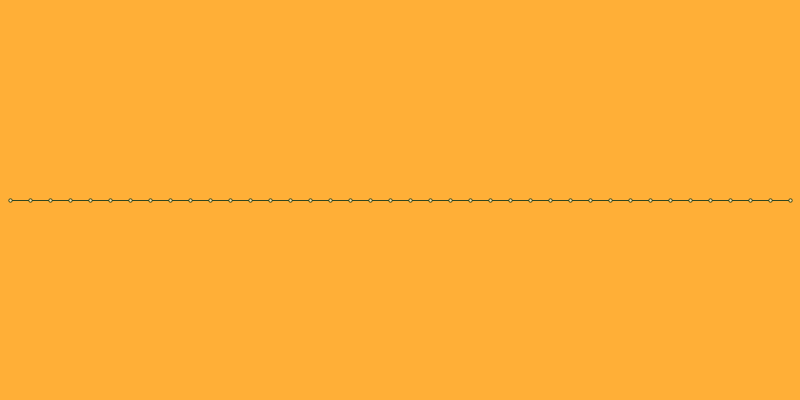
Frame 1 (no input)
Frame 60 (the mouse pressed at the canvas centre just before this capture): identical to frame 1, image omitted
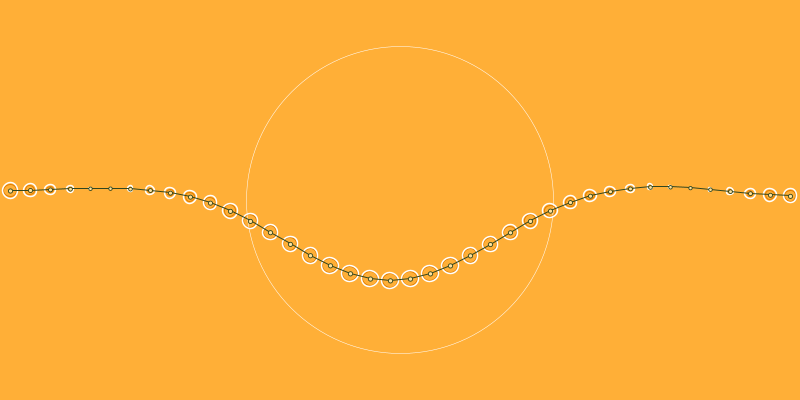
Frame 120 (the mouse held since frame 60 and released just before this capture)

The Processing sketch that drew these frames (run headless with seeded random() and noise(); from frame 60 on, the mouse is pressed at the canvas centre):

// Processing sketch: Wave2
// ── Wave2.pde
///////////////////////////////////
int   push = 0, md = 11, area = 3, sz, ly, dst = 20, hdst = dst / 2;
float lev = 0, k1 = 0.05, k2 = 0.05, foff = 0.98, st = 5, md1 = md - 1;
float[] value, speed;

///////////////////////////////////
void setup()
{ 
  size(800, 400); frameRate(30); cursor(CROSS);
  sz = width / dst; ly = height / 2; 
  value = new float[sz]; speed = new float[sz];
  for (int i = 0; i < sz; i++) value[i] = speed[i] = 0;
}

///////////////////////////////////
float herm(float t) { return t * t * (3 - 2 * t); }

void falloff(color c, int a) { fill(c, a); pushStyle(); noStroke(); rect(0, 0, width, height); popStyle(); }

///////////////////////////////////
void draw()
{   
  float v, x, y, px = 0, py = 0, m, r, r2;
  int i, j, ix, i2;
  background(255, 175, 55);
  for (i = 0; i < sz; i++)                                           // расчет взаимного влияния и приближения к общему уровню: 
  { speed[i] -= k1 * ((v = value[i]) - lev);                         // приближение к уровню
    for (j = 1; j <= area; j++)                                      // влияние соседей с глубиной просчета - area
    speed[i] += k2 * (value[max(i - j, 0)] + value[min(i + j, sz - 1)] - 2 * v) / j;
  }
  if (mousePressed)                                                  // расчет толчка кликом мыши
  { ix = (constrain(mouseX, 0, width - 1) - hdst) / dst; 
    if (mouseY > ly) m = st; else m = - st; 
    speed[ix] += m; 
    for (i = 1; i < md; i++)
    { i2 = ix - i; if (i2 >= 0) speed[i2] += m * herm((md1 - i) / md1);
      i2 = ix + i; if (i2 < sz) speed[i2] += m * herm((md1 - i) / md1);
    }
    if (push == 0) push = 10;
  }
  if (push > 0)                                                      // украшательства действия толчка
  { noFill(); stroke(255, 255, 255, 255); strokeWeight(push * 0.5);
    float p = (15 - push) * 1.25;
    p *= p; ellipse(mouseX, mouseY, p, p); push--; 
  }
  for (i = 0; i < sz; i++) value[i] += speed[i] *= foff;             // сумма всех воздействий -> + к скорости, а ее + к уровням
                                                                     // отрисовка
  noFill(); strokeWeight(1); stroke(225, 125, 0);                    // визуализация скоростей 
  for (i = 0; i < sz; i++)                                           // через квадраты скоростей и кружочки
  { r = sq(speed[i]) * 0.5; ellipse(hdst + i * dst, ly - value[i], r, r);
  }
  strokeWeight(1.5); stroke(255, 255, 255);
  for (i = 0; i < sz; i++)                                           // через кружочки
  { r = abs(speed[i]) * 3; ellipse(hdst + i * dst, ly - value[i], r, r);
  }
  strokeWeight(1); stroke(50, 70, 30);
  for (i = 0; i < sz; i++)                                           // визуализация линиями
  { x = hdst + i * dst; y = ly - value[i];
    if (i != 0) line(px, py, x, y); px = x; py = y;
  }
  noStroke();  
  for (i = 0; i < sz; i++)                                           // визуализация кружочками
  { r = 2.5;  x = hdst + i * dst + 0.5; y = ly - value[i] + 0.5;                                       
    r += abs(speed[i]) * 0.175;                                      // визуализация абс. значения скорости через размер
    fill(50, 70, 30); ellipse(x, y, r + 1.75, r + 1.75);
    fill(255, 225, 155); ellipse(x, y, r, r);
  }
}
